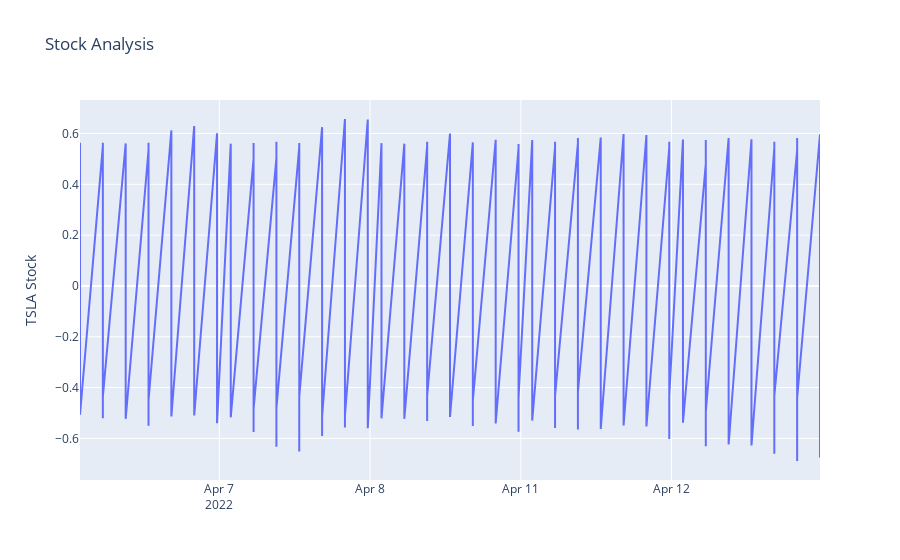

Notebook code cell kept with this figure:
### Code cell
plot_line(df, value='delta', show_afterhours=False)

### Figure 1 — Plotly figure (JSON) as saved in the notebook; plotly's stock layout.template omitted (floating-point values rounded to 4 significant figures; data arrays with more than 128 entries replaced by an {"elided": "..."} marker saying what was removed)
{"data": [{"type": "scatter", "x": {"elided": "634 str values"}, "y": {"elided": "634 float values"}}], "layout": {"autosize": true, "title": {"text": "Stock Analysis"}, "xaxis": {"autorange": true, "range": ["2022-04-06 10:00", "2022-04-12 16:00"], "rangebreaks": [{"bounds": ["sat", "mon"]}, {"bounds": [16.1, 9.5], "pattern": "hour"}], "rangeslider": {"visible": false, "yaxis": {}}, "type": "date"}, "yaxis": {"autorange": true, "range": [-0.7638, 0.7318], "title": {"text": "TSLA Stock"}, "type": "linear"}}}
